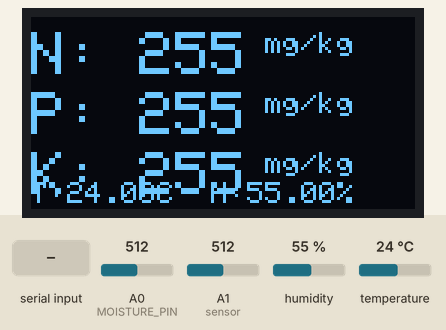
Recording of a sketch running on a simulated Arduino Uno, built with avr-gcc and run on an emulated ATmega328P. Shown: 128×64 one-colour display. Inputs (shaded band) come from the test bench; at power-on: humidity 55 %, temperature 24 °C, A0 (MOISTURE_PIN) = 512, A1 (sensor) = 512. What the sketch prints to the serial monitor is not drawn.

Above: at 10.0 s.
10.1 s: humidity set to 22 %
At 15.8 s:
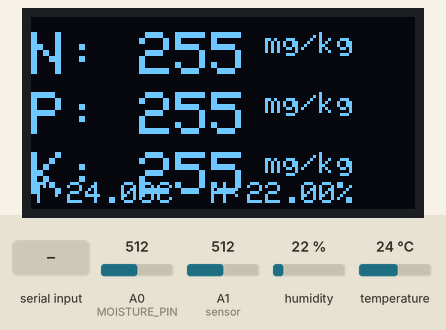
16.7 s: "TAIY0\n" received over the second serial link
At 28.2 s:
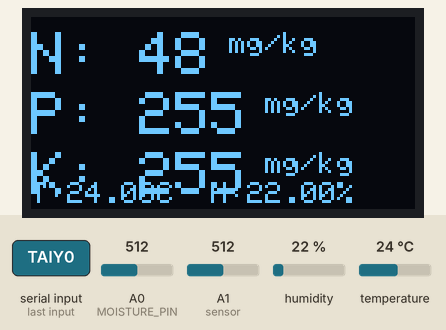
28.5 s: temperature set to 12 °C
At 39.4 s:
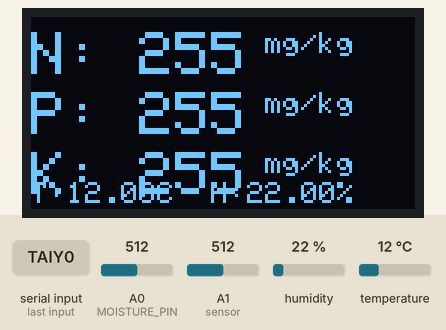
40.2 s: humidity set to 40 %
At 51.6 s:
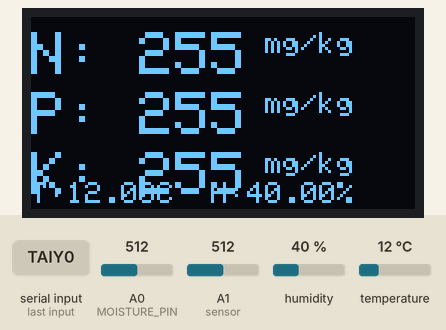
51.9 s: temperature set to 19 °C
63.7 s: "TAIY0\n" received over the second serial link
At 75.2 s:
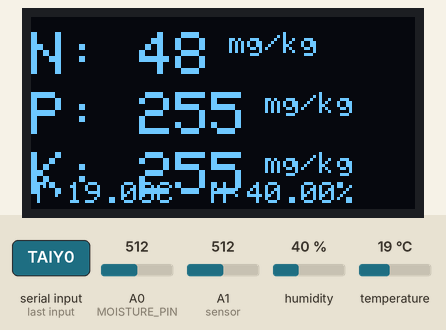
Timing chart, 0 to 76.7 s (numbered marks = the images above; inputs shaded):
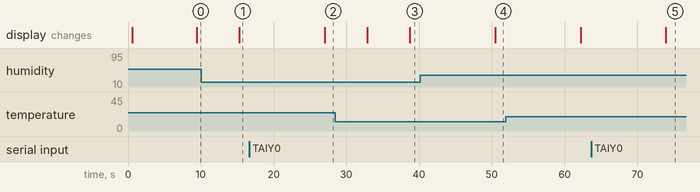

Measured:
- after the input at 10.1 s, the display: changes after 5.2 s (image 1)
- after the input at 16.7 s, the display: changes after 10.3 s (image 2)
- after the input at 28.5 s, the display: first differs from a run without the input after 10.2 s (image 3)
- after the input at 40.2 s, the display: changes after 10.3 s (image 4)
- after the input at 63.7 s, the display: changes after 10.2 s (image 5)

The sketch:

soil_npk.ino
```cpp
#include <SoftwareSerial.h>
#include <Wire.h>
#include <Adafruit_GFX.h>
#include <Adafruit_SSD1306.h>
#include <DHT.h>  // DHT sensor library for temperature and humidity


#define SCREEN_WIDTH 128    // OLED display width, in pixels
#define SCREEN_HEIGHT 64    // OLED display height, in pixels
#define OLED_RESET -1       // Reset pin # (or -1 if sharing Arduino reset pin)
Adafruit_SSD1306 display(SCREEN_WIDTH, SCREEN_HEIGHT, &Wire, OLED_RESET);

#define RE 8
#define DE 7

// NPK sensor commands
const byte nitro[] = {0x01, 0x03, 0x00, 0x1e, 0x00, 0x01, 0xe4, 0x0c};
const byte phos[] = {0x01, 0x03, 0x00, 0x1f, 0x00, 0x01, 0xb5, 0xcc};
const byte pota[] = {0x01, 0x03, 0x00, 0x20, 0x00, 0x01, 0x85, 0xc0};

byte values[11];
// SoftwareSerial espSerial(4, 5);
SoftwareSerial mod(2, 3);  // RX, TX pins for the sensor communication

#define DHTPIN 4      // DHT sensor pin
#define DHTTYPE DHT11 // Define the sensor type (DHT11 or DHT22)
DHT dht(DHTPIN, DHTTYPE);

#define MOISTURE_PIN A0  // Soil moisture sensor pin (analog)

void setup() {
  Serial.begin(9600);  // Serial monitor for debugging
  mod.begin(9600);     // Initialize software serial communication with the sensor
  pinMode(RE, OUTPUT);
  pinMode(DE, OUTPUT);

  // Initialize the OLED display
  display.begin(SSD1306_SWITCHCAPVCC, 0x3C); // I2C address of the OLED
  delay(500);
  display.clearDisplay();
  display.setCursor(25, 15);
  display.setTextSize(1);
  display.setTextColor(WHITE);
  display.println(" NPK Sensor");
  display.setCursor(25, 35);
  display.setTextSize(1);
  display.print("Initializing");
  display.display();
  delay(3000);

  dht.begin();  // Initialize the DHT sensor
}

void loop() {
  byte val1, val2, val3;
  float temperature, humidity, moisture, phValue;

  // Read NPK values
  val1 = nitrogen();  // Get Nitrogen value
  delay(250);
  val2 = phosphorous();  // Get Phosphorus value
  delay(250);
  val3 = potassium();  // Get Potassium value
  delay(250);

  // Read other sensor values
  temperature = dht.readTemperature();  // Temperature in Celsius
  humidity = dht.readHumidity();       // Humidity in %
  moisture = analogRead(MOISTURE_PIN);  // Soil moisture value (0-1023)
  moisture = map(moisture, 0, 1023, 0, 100); // Convert to percentage (0-100%)
  phValue = analogRead(A1); // Soil pH sensor (analog pin A1)
  phValue = map(phValue, 0, 1023, 0, 14); // Map to pH scale (0-14)

  //Print all data to Serial Monitor
  Serial.print("N:");
  Serial.print(val1);
  Serial.print(",P:");
  Serial.print(val2);
  Serial.print(",K:");
  Serial.print(val3);
  Serial.print(",T:");
  Serial.print(temperature);
  Serial.print(",H:");
  Serial.print(humidity);
  Serial.print(",M:");
  Serial.print(moisture);
  Serial.print(",pH:");
  Serial.println(phValue);

  // espSerial.print("N:");
  // espSerial.print(val1);
  // espSerial.print(",P:");
  // espSerial.print(val2);
  // espSerial.print(",K:");
  // espSerial.print(val3);
  // espSerial.print(",T:");
  // espSerial.print(temperature);
  // espSerial.print(",H:");
  // espSerial.print(humidity);
  // espSerial.print(",M:");
  // espSerial.print(moisture);
  // espSerial.print(",pH:");
  // espSerial.println(phValue);


  delay(5000);  // Wait for 5 seconds before updating the display

  // Update OLED display with all the sensor values
  display.clearDisplay();
  display.setTextSize(2);
  display.setCursor(0, 5);
  display.print("N: ");
  display.print(val1);
  display.setTextSize(1);
  display.print(" mg/kg");

  display.setTextSize(2);
  display.setCursor(0, 25);
  display.print("P: ");
  display.print(val2);
  display.setTextSize(1);
  display.print(" mg/kg");

  display.setTextSize(2);
  display.setCursor(0, 45);
  display.print("K: ");
  display.print(val3);
  display.setTextSize(1);
  display.print(" mg/kg");

  // Add additional sensor data to the display
  display.setTextSize(1);
  display.setCursor(0, 55);
  display.print("T:");
  display.print(temperature);
  display.print("C");

  display.setCursor(60, 55);
  display.print("H:");
  display.print(humidity);
  display.print("%");

  display.display();
}

byte nitrogen() {
  digitalWrite(DE, HIGH);
  digitalWrite(RE, HIGH);
  delay(10);
  if (mod.write(nitro, sizeof(nitro)) == 8) {  // Send Nitrogen command
    digitalWrite(DE, LOW);
    digitalWrite(RE, LOW);
    for (byte i = 0; i < 7; i++) {
      values[i] = mod.read();  // Read response data
    }
  }
  return values[4];  // Return Nitrogen value from response
}

byte phosphorous() {
  digitalWrite(DE, HIGH);
  digitalWrite(RE, HIGH);
  delay(10);
  if (mod.write(phos, sizeof(phos)) == 8) {  // Send Phosphorus command
    digitalWrite(DE, LOW);
    digitalWrite(RE, LOW);
    for (byte i = 0; i < 7; i++) {
      values[i] = mod.read();  // Read response data
    }
  }
  return values[4];  // Return Phosphorus value from response
}

byte potassium() {
  digitalWrite(DE, HIGH);
  digitalWrite(RE, HIGH);
  delay(10);
  if (mod.write(pota, sizeof(pota)) == 8) {  // Send Potassium command
    digitalWrite(DE, LOW);
    digitalWrite(RE, LOW);
    for (byte i = 0; i < 7; i++) {
      values[i] = mod.read();  // Read response data
    }
  }
  return values[4];  // Return Potassium value from response
}


// #include <SoftwareSerial.h>
// #include <Wire.h>
// #include <Adafruit_GFX.h>
// #include <Adafruit_SSD1306.h>
// #include <DHT.h>
// #include <WiFi.h>
// #include <WebServer.h> // ESP32 Web Server Library

// // WiFi Credentials
// const char* ssid = "TAIY0'S Wifi";       // Replace with your WiFi SSID
// const char* password = "khyledenyse25"; // Replace with your WiFi password

// WebServer server(80); // HTTP Server on Port 80

// #define SCREEN_WIDTH 128
// #define SCREEN_HEIGHT 64
// #define OLED_RESET -1
// Adafruit_SSD1306 display(SCREEN_WIDTH, SCREEN_HEIGHT, &Wire, OLED_RESET);

// #define RE 8
// #define DE 7

// // NPK sensor commands
// const byte nitro[] = {0x01, 0x03, 0x00, 0x1e, 0x00, 0x01, 0xe4, 0x0c};
// const byte phos[] = {0x01, 0x03, 0x00, 0x1f, 0x00, 0x01, 0xb5, 0xcc};
// const byte pota[] = {0x01, 0x03, 0x00, 0x20, 0x00, 0x01, 0x85, 0xc0};

// byte values[11];
// SoftwareSerial mod(2, 3);

// #define DHTPIN 4
// #define DHTTYPE DHT11
// DHT dht(DHTPIN, DHTTYPE);

// #define MOISTURE_PIN A0

// // Sensor values
// float temperature, humidity, moisture, phValue;
// byte val1, val2, val3;

// // Function to handle web requests
// void handleRoot() {
//   String page = "<html><body>";
//   page += "<h1>Sensor Data</h1>";
//   page += "<p><b>Nitrogen:</b> " + String(val1) + " mg/kg</p>";
//   page += "<p><b>Phosphorous:</b> " + String(val2) + " mg/kg</p>";
//   page += "<p><b>Potassium:</b> " + String(val3) + " mg/kg</p>";
//   page += "<p><b>Temperature:</b> " + String(temperature) + " °C</p>";
//   page += "<p><b>Humidity:</b> " + String(humidity) + " %</p>";
//   page += "<p><b>Moisture:</b> " + String(moisture) + " %</p>";
//   page += "<p><b>pH Level:</b> " + String(phValue) + "</p>";
//   page += "</body></html>";

//   server.send(200, "text/html", page);
// }

// void setup() {
//   Serial.begin(115200);
//   mod.begin(9600);
//   pinMode(RE, OUTPUT);
//   pinMode(DE, OUTPUT);

//   // Initialize OLED Display
//   display.begin(SSD1306_SWITCHCAPVCC, 0x3C);
//   delay(500);
//   display.clearDisplay();
//   display.setCursor(25, 15);
//   display.setTextSize(1);
//   display.setTextColor(WHITE);
//   display.println("NPK Sensor");
//   display.setCursor(25, 35);
//   display.print("Initializing...");
//   display.display();
//   delay(3000);

//   dht.begin();

//   // Connect to WiFi
//   WiFi.begin(ssid, password);
//   Serial.print("Connecting to WiFi");
//   display.setCursor(25, 50);
//   display.print("WiFi Connecting...");
//   display.display();

//   while (WiFi.status() != WL_CONNECTED) {
//     delay(500);
//     Serial.print(".");
//   }

//   Serial.println("\nConnected to WiFi!");
//   Serial.print("IP Address: ");
//   Serial.println(WiFi.localIP());

//   display.clearDisplay();
//   display.setCursor(10, 20);
//   display.print("WiFi Connected!");
//   display.setCursor(10, 40);
//   display.print(WiFi.localIP());
//   display.display();

//   // Start the web server
//   server.on("/", handleRoot);
//   server.begin();
// }

// void loop() {
//   server.handleClient();

//   val1 = nitrogen();
//   delay(250);
//   val2 = phosphorous();
//   delay(250);
//   val3 = potassium();
//   delay(250);

//   temperature = dht.readTemperature();
//   humidity = dht.readHumidity();
//   moisture = analogRead(MOISTURE_PIN);
//   moisture = map(moisture, 0, 1023, 0, 100);
  // phValue = analogRead(A1);
  // phValue = map(phValue, 0, 1023, 0, 14);

//   // Print sensor data to Serial Monitor
//   Serial.print("N:");
//   Serial.print(val1);
//   Serial.print(",P:");
//   Serial.print(val2);
//   Serial.print(",K:");
//   Serial.print(val3);
//   Serial.print(",T:");
//   Serial.print(temperature);
//   Serial.print(",H:");
//   Serial.print(humidity);
//   Serial.print(",M:");
//   Serial.print(moisture);
//   Serial.print(",pH:");
//   Serial.println(phValue);

//   // Update OLED Display
//   display.clearDisplay();
//   display.setTextSize(1);
//   display.setCursor(0, 5);
//   display.print("N: ");
//   display.print(val1);
//   display.print(" mg/kg");

//   display.setCursor(0, 15);
//   display.print("P: ");
//   display.print(val2);
//   display.print(" mg/kg");

//   display.setCursor(0, 25);
//   display.print("K: ");
//   display.print(val3);
//   display.print(" mg/kg");

//   display.setCursor(0, 35);
//   display.print("T: ");
//   display.print(temperature);
//   display.print("C");

//   display.setCursor(60, 35);
//   display.print("H: ");
//   display.print(humidity);
//   display.print("%");

//   display.setCursor(0, 45);
//   display.print("M: ");
//   display.print(moisture);
//   display.print("%");

//   display.setCursor(60, 45);
//   display.print("pH: ");
//   display.print(phValue);

//   display.display();
//   delay(5000);
// }

// byte nitrogen() {
//   digitalWrite(DE, HIGH);
//   digitalWrite(RE, HIGH);
//   delay(10);
//   if (mod.write(nitro, sizeof(nitro)) == 8) {
//     digitalWrite(DE, LOW);
//     digitalWrite(RE, LOW);
//     for (byte i = 0; i < 7; i++) {
//       values[i] = mod.read();
//     }
//   }
//   return values[4];
// }

// byte phosphorous() {
//   digitalWrite(DE, HIGH);
//   digitalWrite(RE, HIGH);
//   delay(10);
//   if (mod.write(phos, sizeof(phos)) == 8) {
//     digitalWrite(DE, LOW);
//     digitalWrite(RE, LOW);
//     for (byte i = 0; i < 7; i++) {
//       values[i] = mod.read();
//     }
//   }
//   return values[4];
// }

// byte potassium() {
//   digitalWrite(DE, HIGH);
//   digitalWrite(RE, HIGH);
//   delay(10);
//   if (mod.write(pota, sizeof(pota)) == 8) {
//     digitalWrite(DE, LOW);
//     digitalWrite(RE, LOW);
//     for (byte i = 0; i < 7; i++) {
//       values[i] = mod.read();
//     }
//   }
//   return values[4];
// }


// #include <SoftwareSerial.h>
// #include <Wire.h>
// #include <Adafruit_GFX.h>
// #include <Adafruit_SSD1306.h>
// // #include <WiFi.h> // Include for WiFi functionality, or use Ethernet.h if using Ethernet shield.

// #define SCREEN_WIDTH 128    // OLED display width, in pixels
// #define SCREEN_HEIGHT 64    // OLED display height, in pixels
// #define OLED_RESET -1       // Reset pin # (or -1 if sharing Arduino reset pin)
// Adafruit_SSD1306 display(SCREEN_WIDTH, SCREEN_HEIGHT, &Wire, OLED_RESET);

// #define RE 8
// #define DE 7

// const byte nitro[] = {0x01,0x03, 0x00, 0x1e, 0x00, 0x01, 0xe4, 0x0c};
// const byte phos[] = {0x01,0x03, 0x00, 0x1f, 0x00, 0x01, 0xb5, 0xcc};
// const byte pota[] = {0x01,0x03, 0x00, 0x20, 0x00, 0x01, 0x85, 0xc0};

// byte values[11];
// SoftwareSerial mod(2, 3);

// // // WiFi credentials
// // const char* ssid = "your-ssid";
// // const char* password = "your-password";
// // const char* serverUrl = "http://your-server-ip:3000/api/npk";  // Update to your server's API endpoint.

// WiFiClient client;

// void setup() {
//   Serial.begin(9600);
//   mod.begin(9600);
//   pinMode(RE, OUTPUT);
//   pinMode(DE, OUTPUT);

//   // Initialize OLED display
//   display.begin(SSD1306_SWITCHCAPVCC, 0x3C);
//   delay(500);
//   display.clearDisplay();
//   display.setCursor(25, 15);
//   display.setTextSize(1);
//   display.setTextColor(WHITE);
//   display.println(" NPK Sensor");
//   display.setCursor(25, 35);
//   display.setTextSize(1);
//   display.print("Initializing");
//   display.display();
//   delay(3000);

//   // // Connect to WiFi
//   // WiFi.begin(ssid, password);
//   // while (WiFi.status() != WL_CONNECTED) {
//   //   delay(1000);
//   //   Serial.println("Connecting to WiFi...");
//   // }
//   // Serial.println("Connected to WiFi");
// }

// void loop() {
//   byte val1, val2, val3;
//   val1 = nitrogen();
//   delay(250);
//   val2 = phosphorous();
//   delay(250);
//   val3 = potassium();
//   delay(250);

//   // // Print values to Serial Monitor
//   // Serial.print("Nitrogen: ");
//   // Serial.print(val1);
//   // Serial.println(" mg/kg");
//   // Serial.print("Phosphorous: ");
//   // Serial.print(val2);
//   // Serial.println(" mg/kg");
//   // Serial.print("Potassium: ");
//   // Serial.print(val3);
//   // Serial.println(" mg/kg");

//   // Send formatted data via Serial (e.g., "N:20,P:15,K:30")
//   Serial.print("N:");
//   Serial.print(val1);
//   Serial.print(",P:");
//   Serial.print(val2);
//   Serial.print(",K:");
//   Serial.println(val3);

//   // Send data to the server
//   // sendDataToServer(val1, val2, val3);

//   delay(5000); // Send data every 5 seconds

//   // Update OLED display
//   display.clearDisplay();
//   display.setTextSize(2);
//   display.setCursor(0, 5);
//   display.print("N: ");
//   display.print(val1);
//   display.setTextSize(1);
//   display.print(" mg/kg");

//   display.setTextSize(2);
//   display.setCursor(0, 25);
//   display.print("P: ");
//   display.print(val2);
//   display.setTextSize(1);
//   display.print(" mg/kg");

//   display.setTextSize(2);
//   display.setCursor(0, 45);
//   display.print("K: ");
//   display.print(val3);
//   display.setTextSize(1);
//   display.print(" mg/kg");

//   display.display();
// }

// byte nitrogen(){
//   digitalWrite(DE, HIGH);
//   digitalWrite(RE, HIGH);
//   delay(10);
//   if (mod.write(nitro, sizeof(nitro)) == 8) {
//     digitalWrite(DE, LOW);
//     digitalWrite(RE, LOW);
//     Serial.println("Received data: ");
//     for (byte i = 0; i < 7; i++) {
//       values[i] = mod.read();
//       Serial.print(values[i], HEX);
//     }
//   }
//   return values[4];
// }

// byte phosphorous(){
//   digitalWrite(DE, HIGH);
//   digitalWrite(RE, HIGH);
//   delay(10);
//   if (mod.write(phos, sizeof(phos)) == 8) {
//     digitalWrite(DE, LOW);
//     digitalWrite(RE, LOW);
//     Serial.println("Received data: ");
//     for (byte i = 0; i < 7; i++) {
//       values[i] = mod.read();
//       Serial.print(values[i], HEX);
//     }
//   }
//   return values[4];
// }

// byte potassium(){
//   digitalWrite(DE, HIGH);
//   digitalWrite(RE, HIGH);
//   delay(10);
//   if (mod.write(pota, sizeof(pota)) == 8) {
//     digitalWrite(DE, LOW);
//     digitalWrite(RE, LOW);
//     Serial.println("Received data: ");
//     for (byte i = 0; i < 7; i++) {
//       values[i] = mod.read();
//       Serial.print(values[i], HEX);
//     }
//   }
//   return values[4];
// }

// void sendDataToServer(byte nitrogenValue, byte phosphorousValue, byte potassiumValue) {
//   if (client.connect(serverUrl, 80)) {
//     // Prepare the JSON data to send
//     String postData = "{\"nitrogen\": " + String(nitrogenValue) +
//                       ", \"phosphorous\": " + String(phosphorousValue) +
//                       ", \"potassium\": " + String(potassiumValue) + "}";

//     client.println("POST /api/npk HTTP/1.1");
//     client.println("Host: your-server-ip");
//     client.println("Content-Type: application/json");
//     client.print("Content-Length: ");
//     client.println(postData.length());
//     client.println();
//     client.print(postData);

//     // Wait for server response
//     delay(200);
//     client.stop();
//   } else {
//     Serial.println("Connection failed.");
//   }
// }
```
